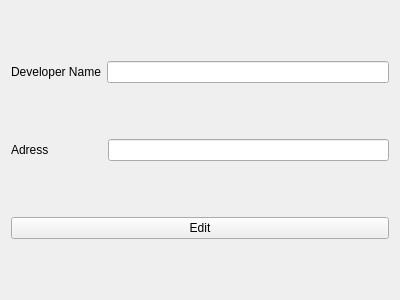
<?xml version="1.0" encoding="UTF-8"?>
<ui version="4.0">
 <class>Form</class>
 <widget class="QWidget" name="Form">
  <property name="geometry">
   <rect>
    <x>0</x>
    <y>0</y>
    <width>400</width>
    <height>300</height>
   </rect>
  </property>
  <property name="windowTitle">
   <string>Add Developer</string>
  </property>
  <layout class="QVBoxLayout" name="verticalLayout">
   <item>
    <layout class="QHBoxLayout" name="horizontalLayout_2">
     <item>
      <widget class="QLabel" name="label_2">
       <property name="text">
        <string>Developer Name</string>
       </property>
      </widget>
     </item>
     <item>
      <widget class="QLineEdit" name="devName"/>
     </item>
    </layout>
   </item>
   <item>
    <layout class="QHBoxLayout" name="horizontalLayout_3">
     <item>
      <widget class="QLabel" name="label_3">
       <property name="text">
        <string>Adress                </string>
       </property>
      </widget>
     </item>
     <item>
      <widget class="QLineEdit" name="address"/>
     </item>
    </layout>
   </item>
   <item>
    <widget class="QPushButton" name="Update">
     <property name="text">
      <string>Edit</string>
     </property>
    </widget>
   </item>
  </layout>
 </widget>
 <resources/>
 <connections/>
</ui>
